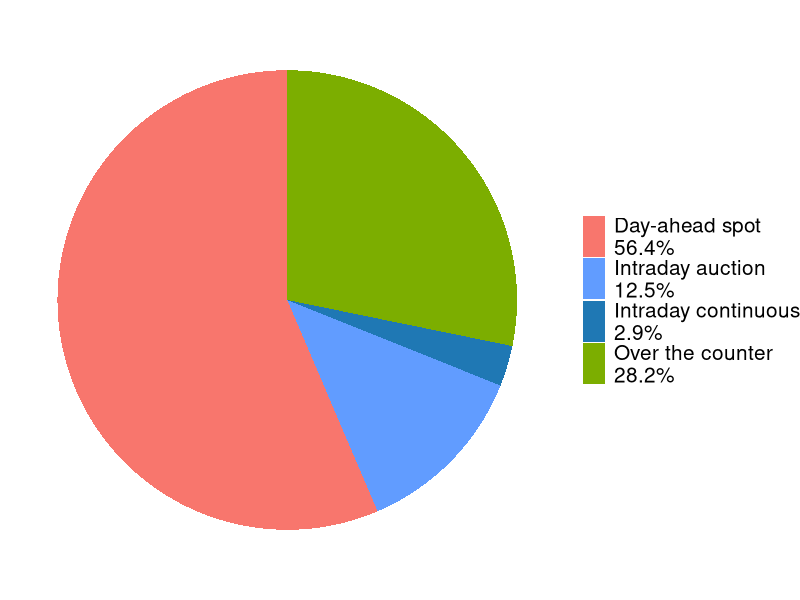

The R source for this figure:
library(ggplot2)

# Créer les données
market_data <- data.frame(
  Market = c("Day-ahead spot", 
             "Over the counter", 
             "Intraday auction", 
             "Intraday continuous"),
  Volume_TWh = c(158, 79, 35, 8)
)

# Calculer les pourcentages
market_data$Percentage <- round(market_data$Volume_TWh / sum(market_data$Volume_TWh) * 100, 1)

# Étiquettes avec noms et pourcentages
market_data$Label <- paste0(market_data$Market, "\n", market_data$Percentage, "%")

# Couleurs personnalisées : tons bleus pour intraday
custom_colors <- c(
  "Day-ahead spot\n56.4%"     = "#F8766D",  # rouge-orangé
  "Over the counter\n28.2%"   = "#7CAE00",  # vert
  "Intraday auction\n12.5%"   = "#619CFF",  # bleu clair
  "Intraday continuous\n2.9%" = "#1F78B4"   # bleu foncé
)

# Tracer le camembert
market_shares <- ggplot(market_data, aes(x = "", y = Volume_TWh, fill = Label)) +
  geom_bar(stat = "identity", width = 1) +
  coord_polar(theta = "y") +
  scale_fill_manual(values = custom_colors) +
  theme_void() +
  theme(
    legend.title = element_blank(),
    plot.title = element_text(hjust = 0.5)
  )+
  theme(legend.text = element_text(size = 15)    # taille du texte
        
  )

save_plot_path <- 'Z:/Overleaf_elec/images/motivation'
setwd(save_plot_path)
ggsave("market_shares.png", plot = market_shares, width = 10 , height = 6, dpi = 300)
